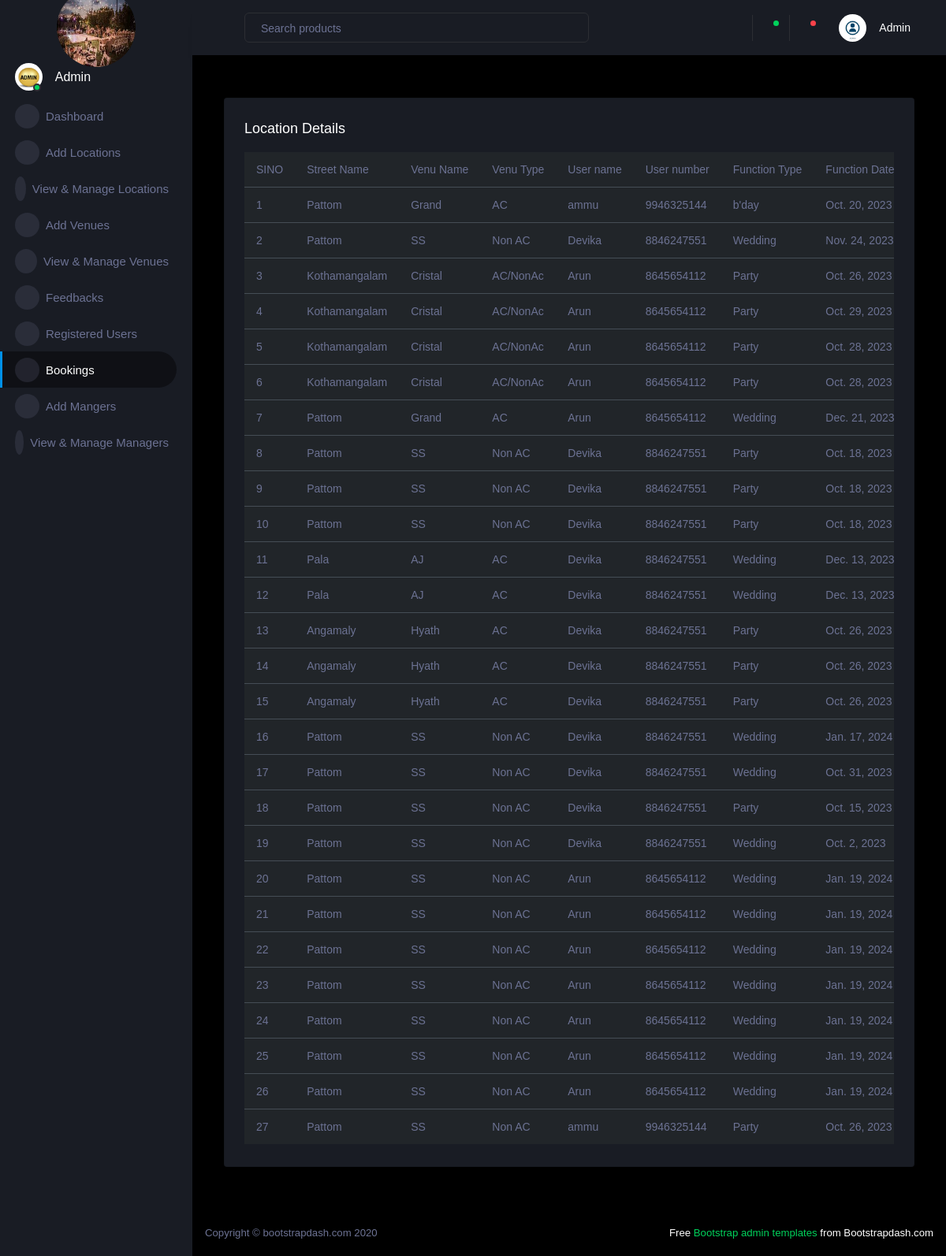
Page /Bookings on the committed database.
### UserApp/models.py (models this page shows)
class Booktable(models.Model):
    u_id=models.ForeignKey(Registertable,on_delete=models.CASCADE,null=True,blank=True)
    Venu_id=models.ForeignKey(VenueTable,on_delete=models.CASCADE,null=True)
    function=models.CharField(max_length=50,default='')
    date=models.DateField(null=True,blank=True)
    starttime=models.TimeField(null=True,blank=True)
    endtime=models.TimeField(null=True,blank=True)

class Registertable(models.Model):
    name=models.CharField(max_length=20)
    email=models.EmailField()
    number=models.IntegerField(default=0)
    password=models.CharField(max_length=20)

### AdminApp/models.py (models this page shows)
class VenueTable(models.Model):
    street=models.CharField(max_length=20,default='')
    VenuName=models.CharField(max_length=20,default='')
    VenuType=models.CharField(max_length=20,default='')
    VenuOwner=models.CharField(max_length=20)
    VenuNumber=models.IntegerField(default=0)
    VenuDescription=models.CharField(max_length=20,default='')
    image=models.ImageField(upload_to="imagefolder",default='null.jpg')

### AdminApp/views.py (the view)
# urls.py: path('Bookings',views.Bookings,name='Bookings'),
def Bookings(request):
    data=Booktable.objects.all()
    return render(request,'Bookings.html',{'data':data})

### AdminApp/templates/Bookings.html (shortened to what this page needs)
{% extends 'AdminIndex.html'%}
{% block content %}
<div class="col-lg-12 grid-margin stretch-card">
    <div class="card">
      <div class="card-body">
        <h4 class="card-title">Location Details</h4>
        <div class="table-responsive">
          <table class="table table-dark">
            <thead>
              <tr>
                <th> SINO </th>
                <th> Street Name</th>
                <th> Venu Name</th>
                <th> Venu Type</th>
                <th> User name</th>
                <th> User number</th>
                <th> Function Type</th>
                <th>Function Date</th>
              </tr>
            </thead>
            <tbody>
              <tr>
                {% for i in data %}
                <td>
                {{forloop.counter }}
                </td>
                <td>
                  {{i.Venu_id.street}}
                </td>
                <td>
                    {{i.Venu_id.VenuName}}
                </td>
                <td>
                    {{i.Venu_id.VenuType}}
                  </td>
                <td>
                    {{i.u_id.name}}
                </td>
                <td>
                    {{i.u_id.number}}
                </td>
                <td>
                    {{i.function}}
                </td>
                <td>
                    {{i.date}}
                </td>
              </tr>
              {% endfor %}
            </tbody>
          </table>
        </div>
      </div>
    </div>
  </div>
{% endblock%}

### AdminApp/templates/AdminIndex.html (shortened to what this page needs)
{% load static %}
<!DOCTYPE html>
<html lang="en">
  <head>
    <link rel="stylesheet" href="{% static 'assets/vendors/mdi/css/materialdesignicons.min.css' %}">
    <link rel="stylesheet" href="{% static 'assets/vendors/css/vendor.bundle.base.css' %}">
    <link rel="stylesheet" href="{% static 'assets/vendors/jvectormap/jquery-jvectormap.css' %}">
    <link rel="stylesheet" href="{% static 'assets/vendors/flag-icon-css/css/flag-icon.min.css' %}">
    <link rel="stylesheet" href="{% static 'assets/vendors/owl-carousel-2/owl.carousel.min.css' %}">
    <link rel="stylesheet" href="{% static 'assets/vendors/owl-carousel-2/owl.theme.default.min.css' %}">
    <link rel="stylesheet" href="{% static 'assets/css/style.css' %}">
  </head>
  <body>
    <div class="container-scroller">
      <nav class="sidebar sidebar-offcanvas" id="sidebar">
        <div class="sidebar-brand-wrapper d-none d-lg-flex align-items-center justify-content-center fixed-top">
          <img  class="rounded-circle " src="{% static 'logo.jpg' %}" alt="" height="100" width="100">
        </div>
        <ul class="nav">
          <li class="nav-item profile">
            <div class="profile-desc">
              <div class="profile-pic">
                <div class="count-indicator">
                  <img class="img-xs rounded-circle " src="{% static 'Admin_img.jpg' %}" alt="">
                  <span class="count bg-success"></span>
                </div>
                <div class="profile-name">
                  <h5 class="mb-0 font-weight-normal">Admin</h5>
                </div>
              </div>
              <a href="#" id="profile-dropdown" data-toggle="dropdown"><i class="mdi mdi-dots-vertical"></i></a>
            </div>
          </li>
          <li class="nav-item menu-items">
            <a class="nav-link" href="{% url 'AdminIndex' %}">
              <span class="menu-icon">
                <i class="mdi mdi-speedometer"></i>
              </span>
              <span class="menu-title">Dashboard</span>
            </a>
          </li>
          <li class="nav-item menu-items">
            <a class="nav-link" href="{% url 'AddLocation' %}">
              <span class="menu-icon">
                <i class="mdi mdi-speedometer"></i>
              </span>
              <span class="menu-title">Add Locations</span>
            </a>
          </li>
          <li class="nav-item menu-items">
            <a class="nav-link" href="{% url 'ViewManageLocations' %}">
              <span class="menu-icon">
                <i class="mdi mdi-speedometer"></i>
              </span>
              <span class="menu-title">View & Manage Locations</span>
            </a>
          </li>
          <li class="nav-item menu-items">
            <a class="nav-link" href="{% url 'AddVenue' %}">
              <span class="menu-icon">
                <i class="mdi mdi-speedometer"></i>
              </span>
              <span class="menu-title">Add Venues</span>
            </a>
          </li>
          <li class="nav-item menu-items">
            <a class="nav-link" href="{% url 'ViewManageVenues' %}">
              <span class="menu-icon">
                <i class="mdi mdi-speedometer"></i>
              </span>
              <span class="menu-title">View & Manage Venues</span>
            </a>
          </li>
          <li class="nav-item menu-items">
            <a class="nav-link" href="{% url 'Feedbacks' %}">
              <span class="menu-icon">
                <i class="mdi mdi-speedometer"></i>
              </span>
              <span class="menu-title">Feedbacks</span>
            </a>
          </li>
          <li class="nav-item menu-items">
            <a class="nav-link" href="{% url 'RegisteredUsers' %}">
              <span class="menu-icon">
                <i class="mdi mdi-speedometer"></i>
              </span>
              <span class="menu-title">Registered Users</span>
            </a>
          </li>
          <li class="nav-item menu-items">
            <a class="nav-link" href="{% url 'Bookings' %}">
              <span class="menu-icon">
                <i class="mdi mdi-speedometer"></i>
              </span>
              <span class="menu-title">Bookings</span>
            </a>
          </li>
          <li class="nav-item menu-items">
            <a class="nav-link" href="{% url 'AddManager' %}">
              <span class="menu-icon">
                <i class="mdi mdi-speedometer"></i>
              </span>
              <span class="menu-title">Add Mangers</span>
            </a>
          </li>
          <li class="nav-item menu-items">
            <a class="nav-link" href="{% url 'ViewManageManager' %}">
              <span class="menu-icon">
                <i class="mdi mdi-speedometer"></i>
              </span>
              <span class="menu-title">View & Manage Managers</span>
            </a>
          </li>
        </ul>
      </nav>
      <div class="container-fluid page-body-wrapper">
        <nav class="navbar p-0 fixed-top d-flex flex-row">
          <div class="navbar-menu-wrapper flex-grow d-flex align-items-stretch">
            <button class="navbar-toggler navbar-toggler align-self-center" type="button" data-toggle="minimize">
              <span class="mdi mdi-menu"></span>
            </button>
            <ul class="navbar-nav w-100">
              <li class="nav-item w-100">
                <form class="nav-link mt-2 mt-md-0 d-none d-lg-flex search">
                  <input type="text" class="form-control" placeholder="Search products">
                </form>
              </li>
            </ul>
            <ul class="navbar-nav navbar-nav-right">
              <li class="nav-item nav-settings d-none d-lg-block">
                <a class="nav-link" href="#">
                  <i class="mdi mdi-view-grid"></i>
                </a>
              </li>
              <li class="nav-item dropdown border-left">
                <a class="nav-link count-indicator dropdown-toggle" id="messageDropdown" href="#" data-toggle="dropdown" aria-expanded="false">
                  <i class="mdi mdi-email"></i>
                  <span class="count bg-success"></span>
                </a>
              </li>
              <li class="nav-item dropdown border-left">
                <a class="nav-link count-indicator dropdown-toggle" id="notificationDropdown" href="#" data-toggle="dropdown">
                  <i class="mdi mdi-bell"></i>
                  <span class="count bg-danger"></span>
                </a>
              </li>
              <li class="nav-item dropdown">
                <a class="nav-link" id="profileDropdown" href="#" data-toggle="dropdown">
                  <div class="navbar-profile">
                    <img class="img-xs rounded-circle" src="{% static 'admin_img1.jpg' %}" alt="">
                    <p class="mb-0 d-none d-sm-block navbar-profile-name">Admin</p>
                    <i class="mdi mdi-menu-down d-none d-sm-block"></i>
                  </div>
                </a>
              </li>
            </ul>
          </div>
        </nav>
        <div class="main-panel">
          <div class="content-wrapper">
            <div class="row">
            </div>
            {% block content %}{% endblock%}
          </div>
          <footer class="footer">
            <div class="d-sm-flex justify-content-center justify-content-sm-between">
              <span class="text-muted d-block text-center text-sm-left d-sm-inline-block">Copyright © bootstrapdash.com 2020</span>
              <span class="float-none float-sm-right d-block mt-1 mt-sm-0 text-center"> Free <a href="https://www.bootstrapdash.com/bootstrap-admin-template/" target="_blank">Bootstrap admin templates</a> from Bootstrapdash.com</span>
            </div>
          </footer>
        </div>
      </div>
    </div>
  </body>
</html>

### rows in the picture
Booktable: Venu_id.street "Pattom", Venu_id.VenuName "Grand", Venu_id.VenuType "AC", u_id.name "ammu", u_id.number "9946325144", function "b'day", date "Oct. 20, 2023"
Booktable: Venu_id.street "Pattom", Venu_id.VenuName "SS", Venu_id.VenuType "Non AC", u_id.name "Devika", u_id.number "8846247551", function "Wedding", date "Nov. 24, 2023"
Booktable: Venu_id.street "Kothamangalam", Venu_id.VenuName "Cristal", Venu_id.VenuType "AC/NonAc", u_id.name "Arun", u_id.number "8645654112", function "Party", date "Oct. 26, 2023"
Booktable: Venu_id.street "Kothamangalam", Venu_id.VenuName "Cristal", Venu_id.VenuType "AC/NonAc", u_id.name "Arun", u_id.number "8645654112", function "Party", date "Oct. 29, 2023"
Booktable: Venu_id.street "Kothamangalam", Venu_id.VenuName "Cristal", Venu_id.VenuType "AC/NonAc", u_id.name "Arun", u_id.number "8645654112", function "Party", date "Oct. 28, 2023"
Booktable: Venu_id.street "Kothamangalam", Venu_id.VenuName "Cristal", Venu_id.VenuType "AC/NonAc", u_id.name "Arun", u_id.number "8645654112", function "Party", date "Oct. 28, 2023"
Booktable: Venu_id.street "Pattom", Venu_id.VenuName "Grand", Venu_id.VenuType "AC", u_id.name "Arun", u_id.number "8645654112", function "Wedding", date "Dec. 21, 2023"
Booktable: Venu_id.street "Pattom", Venu_id.VenuName "SS", Venu_id.VenuType "Non AC", u_id.name "Devika", u_id.number "8846247551", function "Party", date "Oct. 18, 2023"
Booktable: Venu_id.street "Pattom", Venu_id.VenuName "SS", Venu_id.VenuType "Non AC", u_id.name "Devika", u_id.number "8846247551", function "Party", date "Oct. 18, 2023"
Booktable: Venu_id.street "Pattom", Venu_id.VenuName "SS", Venu_id.VenuType "Non AC", u_id.name "Devika", u_id.number "8846247551", function "Party", date "Oct. 18, 2023"
Booktable: Venu_id.street "Pala", Venu_id.VenuName "AJ", Venu_id.VenuType "AC", u_id.name "Devika", u_id.number "8846247551", function "Wedding", date "Dec. 13, 2023"
Booktable: Venu_id.street "Pala", Venu_id.VenuName "AJ", Venu_id.VenuType "AC", u_id.name "Devika", u_id.number "8846247551", function "Wedding", date "Dec. 13, 2023"
Booktable: Venu_id.street "Angamaly", Venu_id.VenuName "Hyath", Venu_id.VenuType "AC", u_id.name "Devika", u_id.number "8846247551", function "Party", date "Oct. 26, 2023"
Booktable: Venu_id.street "Angamaly", Venu_id.VenuName "Hyath", Venu_id.VenuType "AC", u_id.name "Devika", u_id.number "8846247551", function "Party", date "Oct. 26, 2023"
Booktable: Venu_id.street "Angamaly", Venu_id.VenuName "Hyath", Venu_id.VenuType "AC", u_id.name "Devika", u_id.number "8846247551", function "Party", date "Oct. 26, 2023"
Booktable: Venu_id.street "Pattom", Venu_id.VenuName "SS", Venu_id.VenuType "Non AC", u_id.name "Devika", u_id.number "8846247551", function "Wedding", date "Jan. 17, 2024"
Booktable: Venu_id.street "Pattom", Venu_id.VenuName "SS", Venu_id.VenuType "Non AC", u_id.name "Devika", u_id.number "8846247551", function "Wedding", date "Oct. 31, 2023"
Booktable: Venu_id.street "Pattom", Venu_id.VenuName "SS", Venu_id.VenuType "Non AC", u_id.name "Devika", u_id.number "8846247551", function "Party", date "Oct. 15, 2023"
Booktable: Venu_id.street "Pattom", Venu_id.VenuName "SS", Venu_id.VenuType "Non AC", u_id.name "Devika", u_id.number "8846247551", function "Wedding", date "Oct. 2, 2023"
Booktable: Venu_id.street "Pattom", Venu_id.VenuName "SS", Venu_id.VenuType "Non AC", u_id.name "Arun", u_id.number "8645654112", function "Wedding", date "Jan. 19, 2024"
Booktable: Venu_id.street "Pattom", Venu_id.VenuName "SS", Venu_id.VenuType "Non AC", u_id.name "Arun", u_id.number "8645654112", function "Wedding", date "Jan. 19, 2024"
Booktable: Venu_id.street "Pattom", Venu_id.VenuName "SS", Venu_id.VenuType "Non AC", u_id.name "Arun", u_id.number "8645654112", function "Wedding", date "Jan. 19, 2024"
Booktable: Venu_id.street "Pattom", Venu_id.VenuName "SS", Venu_id.VenuType "Non AC", u_id.name "Arun", u_id.number "8645654112", function "Wedding", date "Jan. 19, 2024"
Booktable: Venu_id.street "Pattom", Venu_id.VenuName "SS", Venu_id.VenuType "Non AC", u_id.name "Arun", u_id.number "8645654112", function "Wedding", date "Jan. 19, 2024"
Booktable: Venu_id.street "Pattom", Venu_id.VenuName "SS", Venu_id.VenuType "Non AC", u_id.name "Arun", u_id.number "8645654112", function "Wedding", date "Jan. 19, 2024"
Booktable: Venu_id.street "Pattom", Venu_id.VenuName "SS", Venu_id.VenuType "Non AC", u_id.name "Arun", u_id.number "8645654112", function "Wedding", date "Jan. 19, 2024"
Booktable: Venu_id.street "Pattom", Venu_id.VenuName "SS", Venu_id.VenuType "Non AC", u_id.name "ammu", u_id.number "9946325144", function "Party", date "Oct. 26, 2023"
